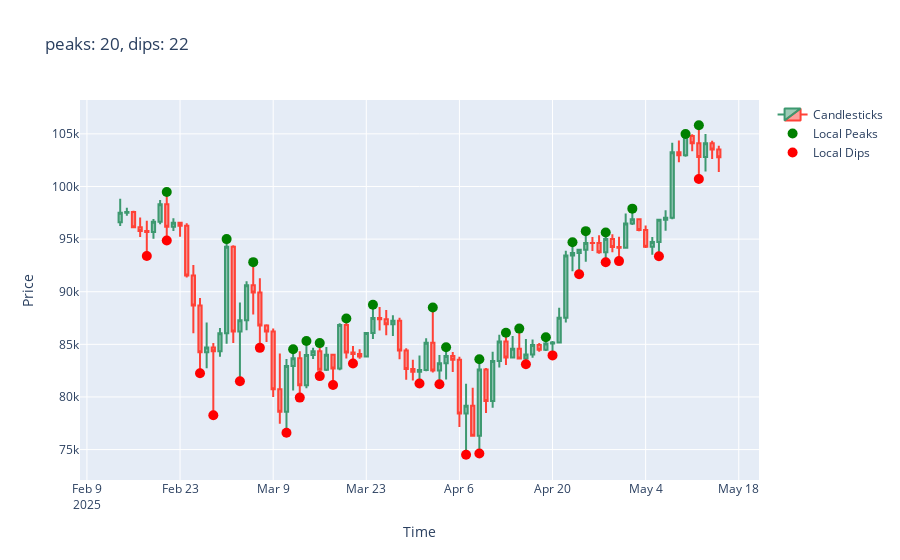

Notebook code cell kept with this figure:
### Code cell
# Create a candlestick chart and add the detected peaks and dips
fig = create_base_candlestick_chart(
    df, title=f"peaks: {len(dfx['high_local_peaks'].dropna())}, dips: {len(dfx['low_local_dips'].dropna())}"
)

# Add peaks to the chart
fig = add_chart_to_figure(
    fig,
    go.Scatter(
        x=dfx.index,
        y=dfx["high_local_peaks"],
        mode="markers",
        name="Local Peaks",
        marker={"color": "green", "size": 10},
    ),
)

# Add dips to the chart
fig = add_chart_to_figure(
    fig,
    go.Scatter(
        x=dfx.index,
        y=dfx["low_local_dips"],
        mode="markers",
        name="Local Dips",
        marker={"color": "red", "size": 10},
    ),
)

fig.show()
